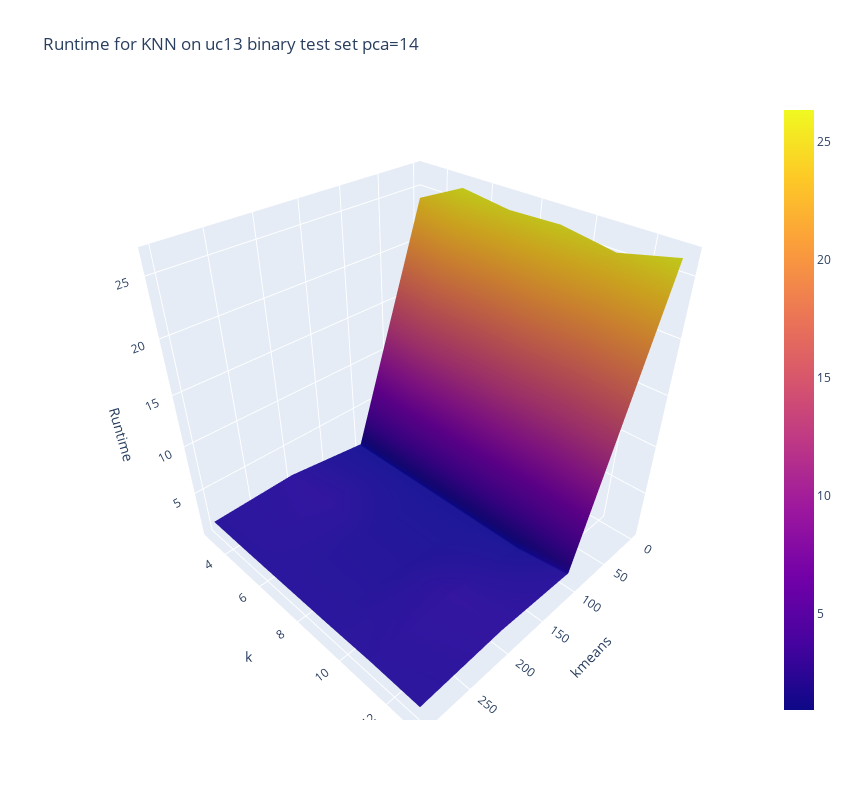
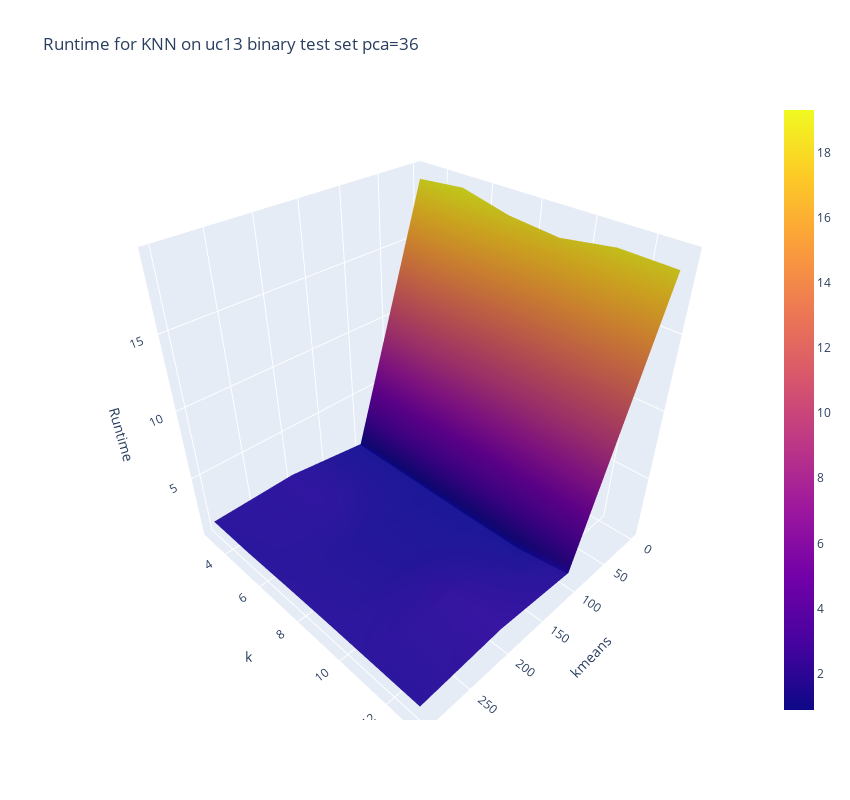

Notebook code for these charts, in order:
### Code cell
for pca in df_uc13_bin_knn_test['pca'].unique():
    plot_kmeans_k_vs_runtime(df_uc13_bin_knn_test, 'Runtime for KNN on uc13 binary test set', pca, "pca")
    plot_kmeans_vs_runtime_f1(df_uc13_bin_knn_test, 'KNN for digit on uc13 binary test set, averaged k', pca, "pca")

### Figure 1 — Plotly figure (JSON) as saved in the notebook; plotly's stock layout.template omitted (floating-point values rounded to 4 significant figures)
{"data": [{"type": "surface", "x": [[0, 100, 200, 300], [0, 100, 200, 300], [0, 100, 200, 300], [0, 100, 200, 300], [0, 100, 200, 300], [0, 100, 200, 300]], "y": [[3, 3, 3, 3], [5, 5, 5, 5], [7, 7, 7, 7], [9, 9, 9, 9], [11, 11, 11, 11], [13, 13, 13, 13]], "z": [[24.2, 0.95, 1.96, 1.689], [26.32, 0.962, 2.073, 1.665], [25.74, 0.998, 1.453, 1.685], [25.9, 1.016, 1.431, 1.709], [25.18, 1.01, 2.15, 1.8], [26.33, 1.744, 2.109, 1.71]]}], "layout": {"height": 800, "scene": {"camera": {"center": {"x": 0, "y": 0, "z": 0}, "eye": {"x": 1.25, "y": 1.25, "z": 1.25}, "up": {"x": 0, "y": 0, "z": 1}}, "xaxis": {"title": {"text": "kmeans"}}, "yaxis": {"title": {"text": "k"}}, "zaxis": {"title": {"text": "Runtime"}}}, "title": {"text": "Runtime for KNN on uc13 binary test set pca=14"}, "width": 850}}

### Figure 2 — Plotly figure (JSON) as saved in the notebook; plotly's stock layout.template omitted (floating-point values rounded to 4 significant figures)
{"data": [{"type": "surface", "x": [[0, 100, 200, 300], [0, 100, 200, 300], [0, 100, 200, 300], [0, 100, 200, 300], [0, 100, 200, 300], [0, 100, 200, 300]], "y": [[3, 3, 3, 3], [5, 5, 5, 5], [7, 7, 7, 7], [9, 9, 9, 9], [11, 11, 11, 11], [13, 13, 13, 13]], "z": [[18.99, 0.908, 1.625, 1.443], [19.3, 0.909, 1.623, 1.405], [18.54, 0.892, 1.189, 1.478], [18.22, 0.9, 1.211, 1.521], [18.74, 0.921, 1.805, 1.508], [18.65, 1.489, 1.902, 1.493]]}], "layout": {"height": 800, "scene": {"camera": {"center": {"x": 0, "y": 0, "z": 0}, "eye": {"x": 1.25, "y": 1.25, "z": 1.25}, "up": {"x": 0, "y": 0, "z": 1}}, "xaxis": {"title": {"text": "kmeans"}}, "yaxis": {"title": {"text": "k"}}, "zaxis": {"title": {"text": "Runtime"}}}, "title": {"text": "Runtime for KNN on uc13 binary test set pca=36"}, "width": 850}}
